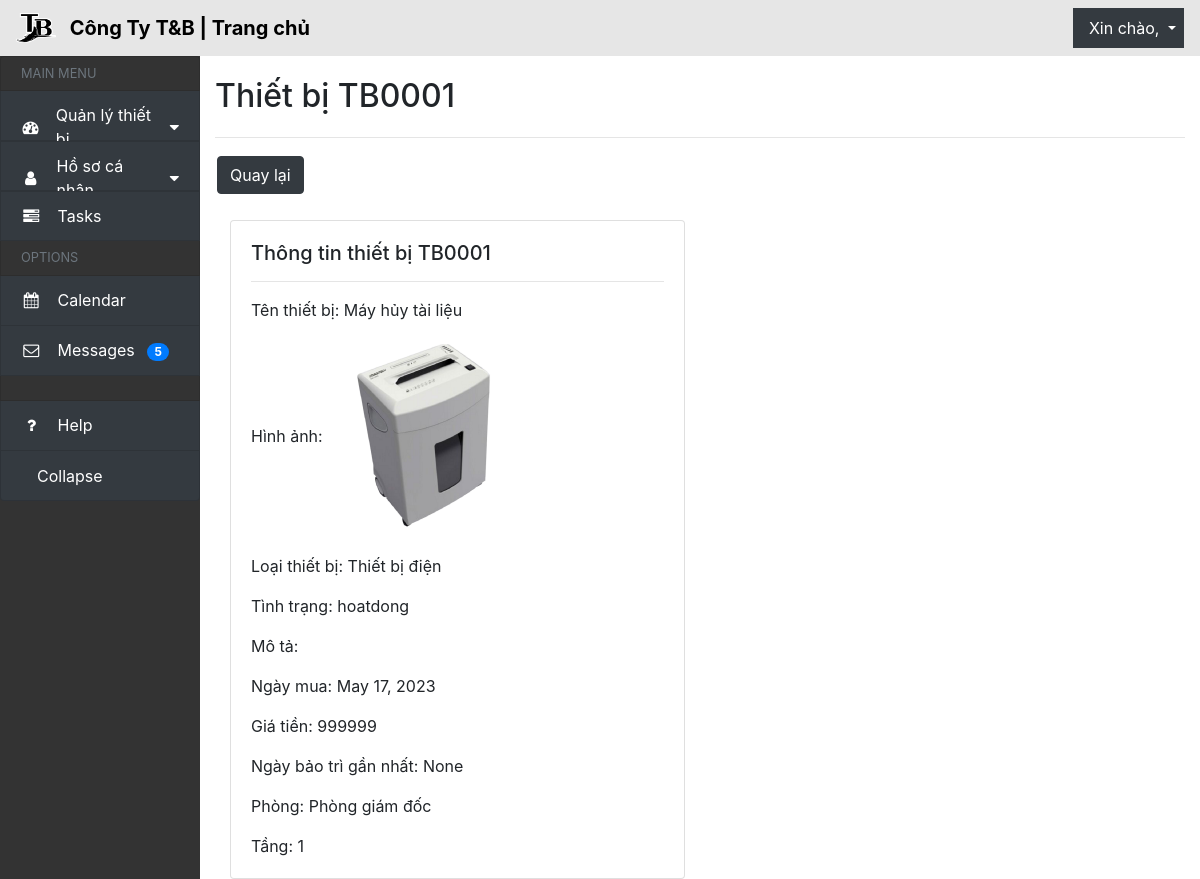
Page /thietbi/TB0001 on the committed database.
### QLthietbi_app/models.py (models this page shows, shortened)
class ThietBi(models.Model):
    id_thiet_bi = models.CharField(max_length=10, primary_key=True, blank=True, null=False, unique=True, editable=False)
    ten_thiet_bi = models.CharField(max_length=30, verbose_name='Tên thiết bị')
    loai_thiet_bi = models.ForeignKey(LoaiThietBi, on_delete=models.SET_NULL, null=True, verbose_name='Loại thiết bị')
    phong = models.ForeignKey(Phong, on_delete=models.SET_NULL, null=True,blank= True, verbose_name='Phòng')
    tang = models.ForeignKey(Tang, on_delete=models.SET_NULL, null=True,blank= True, verbose_name='Tầng')
    hinh_anh = models.ImageField(upload_to='images/', blank=False, null=False, verbose_name='Hình ảnh')
    ngay_mua = models.DateField(verbose_name='Ngày mua')
    gia_mua = models.IntegerField(verbose_name='Giá mua')
    tinh_trang_choices = [
        ('hoatdong', 'Hoạt động'),
        ('dangbaotri', 'Đang bảo trì'),
        ('bihong', 'Bị hỏng'),
    ]
    tinh_trang = models.CharField(max_length=10, choices=tinh_trang_choices, default='hoatdong', verbose_name='Tình trạng')
    ngay_bao_tri = models.DateField(verbose_name='Ngày bảo trì',blank=True, null=True)
    mo_ta = models.TextField(verbose_name='Mô tả', blank=True, null=True)
    class Meta:
        ordering = ['id_thiet_bi']
        verbose_name_plural = 'Thiết bị'

class LoaiThietBi(models.Model):
    ten_loaithietbi = models.CharField(max_length=30, verbose_name='Tên loại thiết bị')
    class Meta:
        ordering = ['-ten_loaithietbi']
        verbose_name_plural = 'Loại thiết bị'
    def __str__(self):
        return self.ten_loaithietbi

class Phong(models.Model):
    tang = models.ForeignKey(Tang, on_delete=models.CASCADE, verbose_name='Tầng')
    ten_phong = models.CharField(max_length=30, verbose_name='Tên phòng')
    class Meta:
        ordering = ['-ten_phong']
        verbose_name_plural = 'Phòng'
    def __str__(self):
        return self.ten_phong

class Tang(models.Model):
    ten_tang = models.CharField(max_length=10,verbose_name='Số tầng')
    class meta:
        ordering = ['-ten_tang']
        verbose_name_plural = 'Tầng'
    def __str__(self):
        return self.ten_tang

### QLthietbi_app/views.py (the view)
# urls.py: path('thietbi/<str:id_thiet_bi>', views.render_chitietthietbi, name='render_chitietthietbi'),
def render_chitietthietbi(request, id_thiet_bi):
    thietbi = ThietBi.objects.get(id_thiet_bi=id_thiet_bi)
    return render(request,"chitiettb.html", {'thietbi': thietbi})

### QLthietbi_app/templates/chitiettb.html (shortened to what this page needs)
{% load static %}
<!DOCTYPE html>
<html lang="en">
  <head>
    <link
      rel="stylesheet"
      href="https://cdn.jsdelivr.net/npm/bootstrap@4.6.2/dist/css/bootstrap.min.css"
    />
    <link
      rel="stylesheet"
      href="https://stackpath.bootstrapcdn.com/font-awesome/4.7.0/css/font-awesome.min.css"
    />
    <link
      rel="stylesheet"
      href="https://cdnjs.cloudflare.com/ajax/libs/normalize/8.0.1/normalize.min.css"
    />
    <link rel="stylesheet" href="../static/css/quanly.css" />
  </head>
  <body>
    <nav
      class="navbar navbar-expand-md navbar fixed-top"
      style="background-color: #e6e6e6"
    >
      <a class="navbar-brand" href="#">
        <img
          src="{% static 'imgs/logo.png' %}"
          width="40"
          height="30"
          class="d-inline-block align-top"
          alt=""
        />
        <span class="ml-2" style="font-weight: bold; color: black"
          >Công Ty T&B | Trang chủ</span
        >
      </a>
      <div class="collapse navbar-collapse" id="navbarNavDropdown">
        <ul class="navbar-nav ml-auto">
          <li class="nav-item dropdown">
            <a
              class="nav-link dropdown-toggle bg-dark"
              href="#"
              id="navbarDropdownMenuLink"
              data-toggle="dropdown"
            >
              <span class="ml-2" style="color: white"
                >Xin chào, {{user.username}}</span
              >
            </a>
          </li>
        </ul>
      </div>
    </nav>
    <div class="row" id="body-row">
      <div
        id="sidebar-container"
        class="sidebar-expanded d-none d-md-block col-2"
      >
        <ul class="list-group sticky-top sticky-offset">
          <li
            class="list-group-item sidebar-separator-title text-muted d-flex align-items-center menu-collapsed"
          >
            <small>MAIN MENU</small>
          </li>
          <a
            href="#submenu1"
            data-toggle="collapse"
            aria-expanded="false"
            class="bg-dark list-group-item list-group-item-action flex-column align-items-start"
          >
            <div class="d-flex w-100 justify-content-start align-items-center">
              <span class="fa fa-dashboard fa-fw mr-3"></span>
              <span class="menu-collapsed">Quản lý thiết bị</span>
              <span class="submenu-icon ml-auto"></span>
            </div>
          </a>
          <a
            href="#submenu2"
            data-toggle="collapse"
            aria-expanded="false"
            class="bg-dark list-group-item list-group-item-action flex-column align-items-start"
          >
            <div class="d-flex w-100 justify-content-start align-items-center">
              <span class="fa fa-user fa-fw mr-3"></span>
              <span class="menu-collapsed">Hồ sơ cá nhân</span>
              <span class="submenu-icon ml-auto"></span>
            </div>
          </a>
          <a href="#" class="bg-dark list-group-item list-group-item-action">
            <div class="d-flex w-100 justify-content-start align-items-center">
              <span class="fa fa-tasks fa-fw mr-3"></span>
              <span class="menu-collapsed">Tasks</span>
            </div>
          </a>
          <li
            class="list-group-item sidebar-separator-title text-muted d-flex align-items-center menu-collapsed"
          >
            <small>OPTIONS</small>
          </li>
          <a href="#" class="bg-dark list-group-item list-group-item-action">
            <div class="d-flex w-100 justify-content-start align-items-center">
              <span class="fa fa-calendar fa-fw mr-3"></span>
              <span class="menu-collapsed">Calendar</span>
            </div>
          </a>
          <a href="#" class="bg-dark list-group-item list-group-item-action">
            <div class="d-flex w-100 justify-content-start align-items-center">
              <span class="fa fa-envelope-o fa-fw mr-3"></span>
              <span class="menu-collapsed"
                >Messages
                <span class="badge badge-pill badge-primary ml-2">5</span></span
              >
            </div>
          </a>
          <li class="list-group-item sidebar-separator menu-collapsed"></li>
          <a href="#" class="bg-dark list-group-item list-group-item-action">
            <div class="d-flex w-100 justify-content-start align-items-center">
              <span class="fa fa-question fa-fw mr-3"></span>
              <span class="menu-collapsed">Help</span>
            </div>
          </a>
          <a
            href="#"
            data-toggle="sidebar-colapse"
            class="bg-dark list-group-item list-group-item-action d-flex align-items-center"
          >
            <div class="d-flex w-100 justify-content-start align-items-center">
              <span id="collapse-text" class="menu-collapsed">Collapse</span>
            </div>
          </a>
        </ul>
      </div>
      <div class="col">
        <h1>Thiết bị {{thietbi.id_thiet_bi}}</h1>
        <hr />
        <a
          href="{% url 'QLthietbi_app:render_trangchinh' %}"
          class="btn btn-dark"
          >Quay lại</a
        >
        <br /><br />
        <div class="container">
          <div class="row">
            <div class="col-md-6">
              <div class="card">
                <div class="card-body">
                  <h5 class="card-title">
                    Thông tin thiết bị {{thietbi.id_thiet_bi}}
                  </h5>
                  <hr />
                  <p class="card-text">
                    Tên thiết bị: {{thietbi.ten_thiet_bi}}
                  </p>
                  <p class="card-img-fluid">
                    Hình ảnh:
                    <img
                      src="{{thietbi.hinh_anh.url}}"
                      alt="Hình ảnh thiết bị"
                      width="200"
                      height="200"
                    />
                  </p>
                  <p class="card-text">
                    Loại thiết bị: {{thietbi.loai_thiet_bi}}
                  </p>
                  <p class="card-text">Tình trạng: {{thietbi.tinh_trang}}</p>
                  <p class="card-text">Mô tả: {{thietbi.mo_ta}}</p>
                  <p class="card-text">Ngày mua: {{thietbi.ngay_mua}}</p>
                  <p class="card-text">Giá tiền: {{thietbi.gia_mua}}</p>
                  <p class="card-text">
                    Ngày bảo trì gần nhất: {{thietbi.ngay_bao_tri}}
                  </p>
                  <p class="card-text">Phòng: {{thietbi.phong}}</p>
                  <p class="card-text">Tầng: {{thietbi.tang}}</p>
                </div>
              </div>
            </div>
          </div>
        </div>
      </div>
    </div>
  </body>
</html>

### QLthietbi_app/static/css/quanly.css (style rules this page uses)
body { padding-top: 56px; background-size: cover; background-repeat: no-repeat; background-attachment: fixed; background-position: center; }
body { background-image: url("https://static.pexels.com/photos/414171/pexels-photo-414171.jpeg"); background-size: cover; -webkit-animation: slidein 100s; animation: slidein 100s; -webkit-animation-fill-mode: forwards; animation-fill-mode: forwards; -webkit-animation-iteration-count: infinite; animation-iteration-count: infinite; -webkit-animation-direction: alternate; animation-direction: alternate; }
.sticky-offset { top: 56px; }
.dropdown-toggle::after { color: white; }
.btn-dark { margin: 2px; }
#body-row { margin-left: 0; margin-right: 0; }
#sidebar-container { min-height: 100vh; background-color: #333; padding: 0; }
.sidebar-expanded { width: 230px; }
#sidebar-container .list-group a { height: 50px; color: white; }
.sidebar-separator-title { background-color: #333; height: 35px; }
.sidebar-separator { background-color: #333; height: 25px; }
#sidebar-container .list-group .list-group-item[aria-expanded="false"] .submenu-icon::after { content: " \f0d7"; font-family: FontAwesome; display: inline; text-align: right; padding-left: 10px; }

### rows in the picture
ThietBi: id_thiet_bi "TB0001", ten_thiet_bi "Máy hủy tài liệu", hinh_anh (picture), loai_thiet_bi "Thiết bị điện", tinh_trang "hoatdong", ngay_mua "May 17, 2023", gia_mua "999999", ngay_bao_tri "None", phong "Phòng giám đốc", tang "1"
